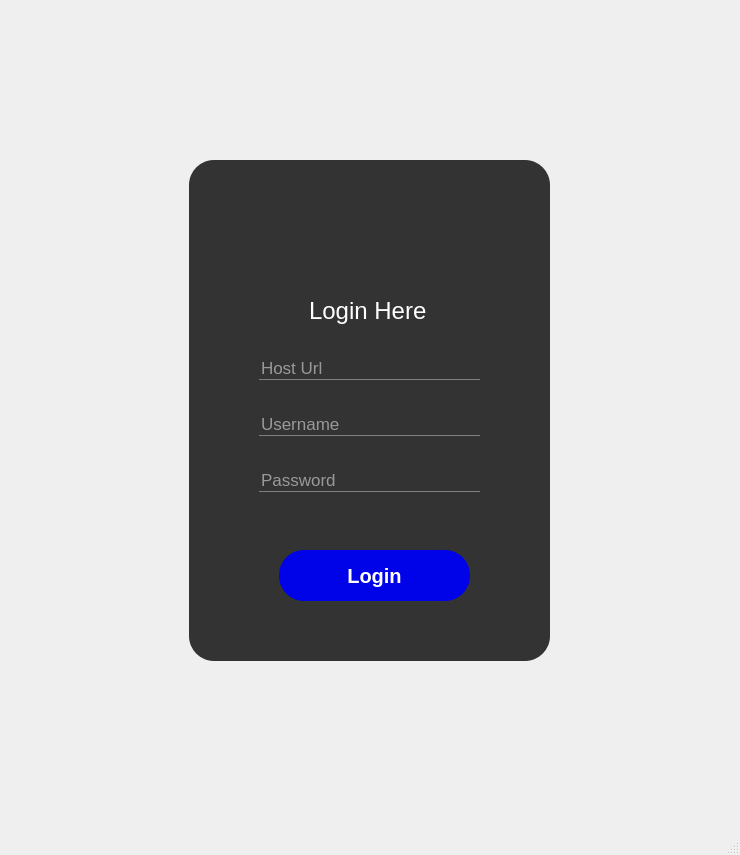
<?xml version="1.0" encoding="UTF-8"?>
<ui version="4.0">
 <class>login</class>
 <widget class="QMainWindow" name="login">
  <property name="geometry">
   <rect>
    <x>0</x>
    <y>0</y>
    <width>740</width>
    <height>855</height>
   </rect>
  </property>
  <property name="minimumSize">
   <size>
    <width>740</width>
    <height>855</height>
   </size>
  </property>
  <property name="maximumSize">
   <size>
    <width>16777215</width>
    <height>16777215</height>
   </size>
  </property>
  <property name="windowTitle">
   <string>Nagato</string>
  </property>
  <property name="windowIcon">
   <iconset resource="resources.qrc">
    <normaloff>:/img/icons/eaxum_icon.png</normaloff>:/img/icons/eaxum_icon.png</iconset>
  </property>
  <property name="styleSheet">
   <string notr="true">*{ 
font: 8pt &quot;Consolas&quot;;;
font-size:24px;
}

#label_username{
background-color:transparent;
color: white;
}

#label_password{
background-color:transparent;
color: white;
}


#login_text{
background-color:transparent;
color: white;
}
#login_icon{
background-color: transparent;

}
#login{
background: url(:/img/img/bg_1.png) no-repeat center center fixed;
}

QLineEdit{
font-size:17px;
background:transparent;
border:none;
color: white;
border-bottom: 1px solid gray;
}

QFrame
{
background-color: #333;
border-radius: 25px;
	
}

QPushButton
{
	background-color: rgb(0, 3, 232);
	color: #fff;
	font-size: 20px;
	font-weight: bold;
	border: none;
	border-radius: 25px;
	padding: 5px;

}


QPushButton::disabled
{
	background-color: #5c5c5c;

}


QPushButton::pressed
{
	background-color: rgb(0, 3, 232)

}

QPushButton::hover
{
	background-color: rgb(56, 196, 255);
	

}
</string>
  </property>
  <widget class="QWidget" name="centralwidget">
   <layout class="QGridLayout" name="gridLayout">
    <item row="0" column="0">
     <widget class="QFrame" name="frame">
      <property name="maximumSize">
       <size>
        <width>361</width>
        <height>501</height>
       </size>
      </property>
      <property name="frameShape">
       <enum>QFrame::StyledPanel</enum>
      </property>
      <property name="frameShadow">
       <enum>QFrame::Raised</enum>
      </property>
      <widget class="QLabel" name="login_icon">
       <property name="geometry">
        <rect>
         <x>130</x>
         <y>30</y>
         <width>111</width>
         <height>111</height>
        </rect>
       </property>
       <property name="text">
        <string/>
       </property>
       <property name="pixmap">
        <pixmap>icons/login.png</pixmap>
       </property>
       <property name="scaledContents">
        <bool>true</bool>
       </property>
      </widget>
      <widget class="QLabel" name="login_text">
       <property name="geometry">
        <rect>
         <x>120</x>
         <y>110</y>
         <width>141</width>
         <height>81</height>
        </rect>
       </property>
       <property name="text">
        <string>Login Here</string>
       </property>
      </widget>
      <widget class="QWidget" name="verticalLayoutWidget">
       <property name="geometry">
        <rect>
         <x>70</x>
         <y>170</y>
         <width>221</width>
         <height>191</height>
        </rect>
       </property>
       <layout class="QVBoxLayout" name="verticalLayout">
        <item>
         <widget class="QLineEdit" name="host_url">
          <property name="inputMask">
           <string/>
          </property>
          <property name="text">
           <string/>
          </property>
          <property name="maxLength">
           <number>32767</number>
          </property>
          <property name="placeholderText">
           <string>Host Url</string>
          </property>
         </widget>
        </item>
        <item>
         <widget class="QLineEdit" name="username_input">
          <property name="inputMask">
           <string/>
          </property>
          <property name="text">
           <string/>
          </property>
          <property name="maxLength">
           <number>32767</number>
          </property>
          <property name="placeholderText">
           <string>Username</string>
          </property>
         </widget>
        </item>
        <item>
         <widget class="QLineEdit" name="password_input">
          <property name="inputMask">
           <string/>
          </property>
          <property name="text">
           <string/>
          </property>
          <property name="maxLength">
           <number>32767</number>
          </property>
          <property name="echoMode">
           <enum>QLineEdit::Password</enum>
          </property>
          <property name="placeholderText">
           <string>Password</string>
          </property>
         </widget>
        </item>
       </layout>
      </widget>
      <widget class="QPushButton" name="login_button">
       <property name="geometry">
        <rect>
         <x>90</x>
         <y>390</y>
         <width>191</width>
         <height>51</height>
        </rect>
       </property>
       <property name="text">
        <string>Login</string>
       </property>
      </widget>
     </widget>
    </item>
   </layout>
  </widget>
  <widget class="QStatusBar" name="statusbar"/>
 </widget>
 <resources>
  <include location="resources.qrc"/>
 </resources>
 <connections/>
</ui>
